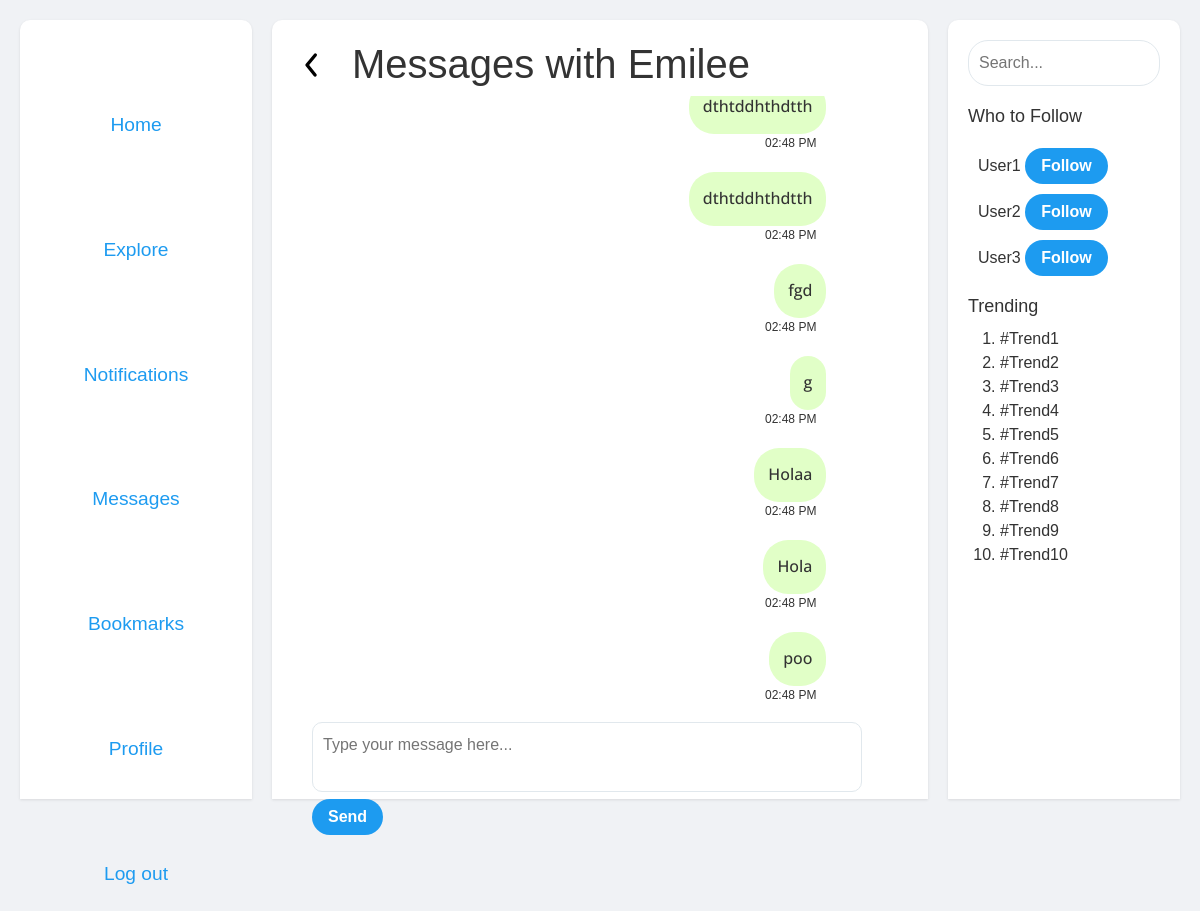
Screenshot of /messages/2 (signed in) with the database file from the repository.
### tables this page shows
CREATE TABLE users (
    id INTEGER PRIMARY KEY AUTOINCREMENT,
    username TEXT UNIQUE NOT NULL,
    password TEXT NOT NULL,  -- You should hash passwords before storing them
    email TEXT UNIQUE,
    created_at DATETIME DEFAULT CURRENT_TIMESTAMP
);

CREATE TABLE messages (
    sender_id INTEGER NOT NULL,      -- The ID of the sender
    receiver_id INTEGER NOT NULL,    -- The ID of the receiver
    message TEXT NOT NULL,           -- The text content of the message
    message_id INTEGER PRIMARY KEY AUTOINCREMENT -- Unique ID for each message
, timestamp TIMESTAMP DEFAULT CURRENT_TIMESTAMP);

### app.py (the view, shortened to what this page needs)
@app.route('/messages/<int:contact_id>', methods=['GET', 'POST'])
@login_required
def messages(contact_id):
    if 'user_id' not in session:
        return redirect(url_for('login'))
    user_id = session['user_id']
    messages = db.execute('''
        SELECT * FROM messages
        WHERE (sender_id = ? AND receiver_id = ?) OR (sender_id = ? AND receiver_id = ?)
        ORDER BY timestamp
    ''', int(user_id), int(contact_id), int(contact_id), int(user_id))
    contact1 = db.execute('SELECT username FROM users WHERE id = ?', (user_id,))
    contact2 = db.execute('SELECT username FROM users WHERE id = ?', (contact_id,))
    return render_template('messages.html', messages=messages, contact1=contact1[0]['username'], contact2=contact2[0]['username'], contact_me=contact_id)

### helpers.py (called while the page is built)
def login_required(f):
    @wraps(f)
    def decorated_function(*args, **kwargs):
        if session.get("user_id") is None:
            return redirect("/login")
        return f(*args, **kwargs)
    return decorated_function

def format_timestamp(timestamp):
    spain_tz = pytz.timezone('Europe/Madrid')
    if isinstance(timestamp, str):
        try:
            timestamp = datetime.fromisoformat(timestamp)  # Adjust if your string format is different
        except ValueError:
            return "Invalid date"  # Handle the error as appropriate
    if timestamp.tzinfo is None:
        timestamp = spain_tz.localize(timestamp)
    else:
        timestamp = timestamp.astimezone(spain_tz)
    now = datetime.now(spain_tz)
    is_today = timestamp.date() == now.date()
    if is_today:
        return timestamp.strftime('%I:%M %p')  # 12-hour format without seconds
    else:
        return timestamp.strftime('%B %d, %Y %I:%M %p')  # Full month name, day, and year

### templates/messages.html (shortened to what this page needs)
{% extends "layout.html" %}
{% block main %}
<div class="messages-header">
    <a href="/contacts"><img class="backwards-arrow" src="http://127.0.0.1:5000/static/images/arrow-ios-back.svg" alt="Back to main"></a>
    <h1>Messages with {{ contact2 }}</h1>
</div>
<div class="messages-container" id="messages-container">
    <div class="messages">
        {% for message in messages %}
            <div class="{{ 'message-sent' if message.sender_id == session['user_id'] else 'message-received' }}">
                <p>{{ message.message }}</p>
            </div>
            <span class="{{ 'message-sent1' if message.sender_id == session['user_id'] else 'message-received1' }}">
                {{ message.timestamp | format_timestamp }}
            </span>
        {% endfor %}
    </div>
    <form id="message-form" action="/messages/{{ contact_me }}" method="post">
        <textarea autofocus id="message-textarea" name="message" placeholder="Type your message here..."></textarea>
        <button type="submit" class="button">Send</button>
    </form>
</div>
{% endblock %}

### static/css/styles.css (style rules this page uses)
html, body { height: 100%; margin: 0; padding: 0; }
body { font-family: Arial, sans-serif; margin: 0; padding: 0; background-color: #f0f2f5; color: #333; display: flex; overflow-y: hidden; }
.button { background-color: #1d9bf0; color: white; border: none; padding: 6px 16px; border-radius: 20px; font-weight: bold; cursor: pointer; text-decoration: none; transition:0.5s; }
.messages { flex-grow: 1; padding: 20px; overflow-y: hidden; display: flex; flex-direction: column; }
.messages-container { display: flex; flex-direction: column; align-items: center; height:100%; overflow-y: auto }
.messages-container textarea { padding:10px; border: 1px solid #e1e8ed; width:550px; font-size: 16px; resize: none; border-radius:10px; margin-left:20px; }
.messages-container button { margin-left:20px; }
.messages { width: 80%; max-height: 730px; overflow-y: scroll; word-wrap: break-word; overflow-wrap: break-word; word-break: break-all; }
.backwards-arrow { margin-top:5px; margin-right:20px; width:40px; }
.messages-header { display:flex; flex-direction:row; }
.messages { scrollbar-width: thin; scrollbar-color: #888 transparent; }

### rows the page displays
users: username "Emilee"
messages: message "dthtddhthdtth", timestamp "02:48 PM"
messages: message "dthtddhthdtth", timestamp "02:48 PM"
messages: message "fgd", timestamp "02:48 PM"
messages: message "g", timestamp "02:48 PM"
messages: message "Holaa", timestamp "02:48 PM"
messages: message "Hola", timestamp "02:48 PM"
messages: message "poo", timestamp "02:48 PM"
